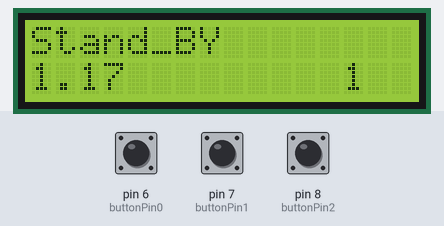
This sketch was run on a simulated Arduino Uno, built with avr-gcc and run on an emulated ATmega328P. Parts: 16×2 character LCD. Inputs (shaded band) come from the test bench; at power-on: pin 6 (buttonPin0) LOW, pin 7 (buttonPin1) LOW, pin 8 (buttonPin2) LOW. EEPROM starts erased; what the sketch prints to the serial monitor is not drawn.

Above: at 1.37 s.
1.4 s: pin 6 (buttonPin0) pulled HIGH for 0.15 s
At 2.6 s:
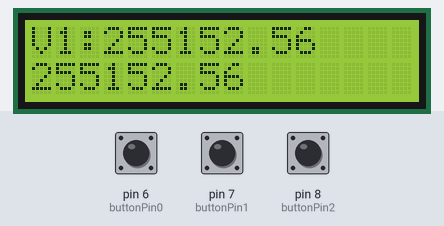
3.0 s: pin 7 (buttonPin1) pulled HIGH for 3.2 s
At 7.3 s:
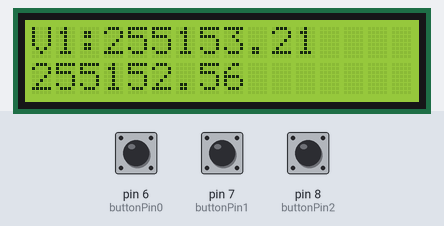
7.7 s: pin 6 (buttonPin0) pulled HIGH for 3.2 s
At 11.5 s:
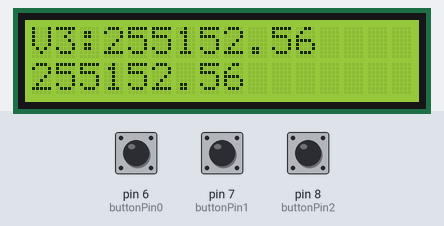
12.4 s: pin 8 (buttonPin2) pulled HIGH for 0.15 s
At 13.1 s:
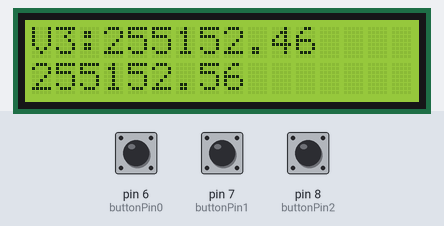
14.0 s: pin 7 (buttonPin1) pulled HIGH for 1 s
At 15.8 s:
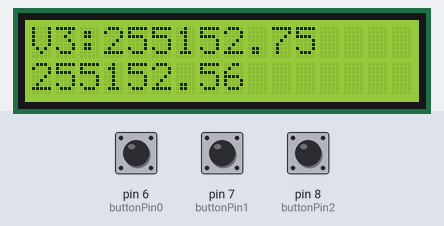
16.5 s: pin 8 (buttonPin2) pulled HIGH for 3.2 s
At 20.6 s:
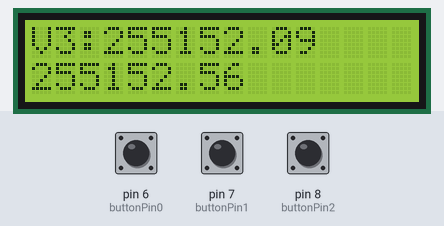
Timing chart, 0 to 22.1 s (numbered marks = the images above; inputs shaded):
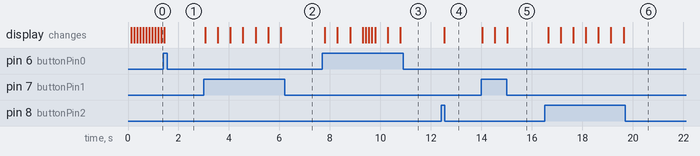

The sketch:

Menu.ino
```cpp
#include <Wire.h>
#include <LiquidCrystal_I2C.h>
LiquidCrystal_I2C lcd(0x3F, 16, 2);
#include <EEPROM.h>

//Botones y menu...........................................INICIALIZACION
const int buttonPin0 = 6;
const int buttonPin1 = 7;
const int buttonPin2 = 8;
int button0State = 6;
int button1State = 7;
int button2State = 8;
int menu = 0;
int acc = 0;
int segundos_menu = 180;                                        //tiempo de espera para volver al menu principal
bool standby = false;
float standby_time;

//Botones y menu...........................................INICIALIZACION
float Tiempo_actual;                                            //tiempo transcurrido
float Tiempo;

//Valores...........................................INICIALIZACION
float Valor_1 = 0.0;
float Valor_1_comp;
long Valor_1_comp_long;
float Valor_2 = 0.0;
float Valor_2_comp;
long Valor_2_comp_long;
float Valor_3 = 0.0;
float Valor_3_comp;
long Valor_3_comp_long;
float Valor_4 = 0.0;
float Valor_4_comp;
long Valor_4_comp_long;

int Valor_1_mil;
int Valor_1_cen;
int Valor_1_dec;
int Valor_1_uni;
int Valor_1_ddec;
int Valor_1_duni;

int Valor_2_mil;
int Valor_2_cen;
int Valor_2_dec;
int Valor_2_uni;
int Valor_2_ddec;
int Valor_2_duni;

int Valor_3_mil;
int Valor_3_cen;
int Valor_3_dec;
int Valor_3_uni;
int Valor_3_ddec;
int Valor_3_duni;

int Valor_4_mil;
int Valor_4_cen;
int Valor_4_dec;
int Valor_4_uni;
int Valor_4_ddec;
int Valor_4_duni;

void setup() {
  Serial.begin(9600);

  pinMode(buttonPin0, INPUT);
  pinMode(buttonPin1, INPUT);
  pinMode(buttonPin2, INPUT);

  lcd.init();
  lcd.home ();
  lcd.print("Menu");
  lcd.setBacklight(HIGH);

  Valor_1_mil = EEPROM.read(0);
  Valor_1_cen = EEPROM.read(1);
  Valor_1_dec = EEPROM.read(2);
  Valor_1_uni = EEPROM.read(3);
  Valor_1_ddec = EEPROM.read(4);
  Valor_1_duni = EEPROM.read(5);
  Valor_1 = float((Valor_1_mil * 100000) + (Valor_1_cen * 10000) + (Valor_1_dec * 1000) + (Valor_1_uni * 100) + (Valor_1_ddec * 10) + Valor_1_duni);
  Valor_1 = Valor_1 / 100.0;
  Serial.print("Cargado:");
  Serial.print(Valor_1);
  Serial.println(" en V1");

  Valor_2_mil = EEPROM.read(6);
  Valor_2_cen = EEPROM.read(7);
  Valor_2_dec = EEPROM.read(8);
  Valor_2_uni = EEPROM.read(9);
  Valor_2_ddec = EEPROM.read(10);
  Valor_2_duni = EEPROM.read(11);
  Valor_2 = float((Valor_2_mil * 100000) + (Valor_2_cen * 10000) + (Valor_2_dec * 1000) + (Valor_2_uni * 100) + (Valor_2_ddec * 10) + Valor_2_duni);
  Valor_2 = Valor_2 / 100.0;
  Serial.print("Cargado:");
  Serial.print(Valor_2);
  Serial.println(" en V2");

  Valor_3_mil = EEPROM.read(12);
  Valor_3_cen = EEPROM.read(13);
  Valor_3_dec = EEPROM.read(14);
  Valor_3_uni = EEPROM.read(15);
  Valor_3_ddec = EEPROM.read(16);
  Valor_3_duni = EEPROM.read(17);
  Valor_3 = float((Valor_3_mil * 100000) + (Valor_3_cen * 10000) + (Valor_3_dec * 1000) + (Valor_3_uni * 100) + (Valor_3_ddec * 10) + Valor_3_duni);
  Valor_3 = Valor_3 / 100.0;
  Serial.print("Cargado:");
  Serial.print(Valor_3);
  Serial.println(" en V3");

  Valor_4_mil = EEPROM.read(18);
  Valor_4_cen = EEPROM.read(19);
  Valor_4_dec = EEPROM.read(20);
  Valor_4_uni = EEPROM.read(21);
  Valor_4_ddec = EEPROM.read(22);
  Valor_4_duni = EEPROM.read(23);
  Valor_4 = float((Valor_4_mil * 100000) + (Valor_4_cen * 10000) + (Valor_4_dec * 1000) + (Valor_4_uni * 100) + (Valor_4_ddec * 10) + Valor_4_duni);
  Valor_4 = Valor_4 / 100.0;
  Serial.print("Cargado:");
  Serial.print(Valor_4);
  Serial.println(" en V4");

  Valor_1_comp = Valor_1;
  Valor_2_comp = Valor_2;
  Valor_3_comp = Valor_3;
  Valor_4_comp = Valor_4;

  // TIMER 2 for interrupt frequency 20 Hz:
  TCCR2A = 0;
  TCCR2B = 0;
  TCNT2  = 0;
  OCR2A = 12499;
  TCCR2B |= (1 << WGM21);
  TCCR2B |= (0 << CS22) | (1 << CS21) | (1 << CS20);
  TIMSK2 |= (1 << OCIE2A);

}

//Interrupcion 1 Segundo..................................OPERATIVO
ISR(TIMER2_COMPA_vect) {
  Tiempo = Tiempo + 0.05;
  if (standby == true) {
    standby_time = standby_time + 0.05;
  }
  Tiempo_actual = Tiempo / 100;
  acc = int(Tiempo_actual);

  if (standby_time >= 40.0) {
    standby_time = 0.0;
    standby = false;
  }

    if (acc >= segundos_menu) {
    Tiempo = 0.0;
    menu = 0;
  }

}


void loop() {
  //Boton.....................................................OPERATIVO
  button0State = digitalRead(buttonPin0);
  button1State = digitalRead(buttonPin1);
  button2State = digitalRead(buttonPin2);
  if (standby == false) {
    if (button0State == HIGH) {
      menu = menu + 1;
      lcd.clear ();
      standby = true;
      Tiempo = 0.0;
    }

    if (button1State == HIGH) {
      if (menu == 1) {
        Valor_1_comp = Valor_1_comp + 0.1;
      }
      if (menu == 2) {
        Valor_2_comp = Valor_2_comp + 0.1;
      }
      if (menu == 3) {
        Valor_3_comp = Valor_3_comp + 0.1;
      }
      if (menu == 4) {
        Valor_4_comp = Valor_4_comp + 0.1;
      }
      standby = true;
    }
    if (button2State == HIGH) {
      if (menu == 1) {
        Valor_1_comp = Valor_1_comp - 0.1;
      }
      if (menu == 2) {
        Valor_2_comp = Valor_2_comp - 0.1;
      }
      if (menu == 3) {
        Valor_3_comp = Valor_3_comp - 0.1;
      }
      if (menu == 4) {
        Valor_4_comp = Valor_4_comp - 0.1;
      }
      standby = true;
    }
    if (menu == 5) {
      menu = 0;

      if (Valor_1_comp != Valor_1) {
        Valor_1 = Valor_1_comp;                                             //Conversion de dato, se separan ls digitos y se guardan cada uno en un registro de eeprom
        Valor_1_comp_long = long(Valor_1 * 100);
        Valor_1_mil = (Valor_1_comp_long) / 100000;
        Valor_1_cen = ((Valor_1_comp_long) % 100000) / 10000;
        Valor_1_dec = ((Valor_1_comp_long) % 10000) / 1000;
        Valor_1_uni = ((Valor_1_comp_long) % 1000) / 100;
        Valor_1_ddec = ((Valor_1_comp_long) % 100) / 10;
        Valor_1_duni = (Valor_1_comp_long) % 10;
        EEPROM.write(0, Valor_1_mil);
        EEPROM.write(1, Valor_1_cen);
        EEPROM.write(2, Valor_1_dec);
        EEPROM.write(3, Valor_1_uni);
        EEPROM.write(4, Valor_1_ddec);
        EEPROM.write(5, Valor_1_duni);
        Serial.println("Salvado... V1");
      }
      if (Valor_2_comp != Valor_2) {
        Valor_2 = Valor_2_comp;
        Valor_2_comp_long = long(Valor_2 * 100);
        Valor_2_mil = (Valor_2_comp_long) / 100000;
        Valor_2_cen = ((Valor_2_comp_long) % 100000) / 10000;
        Valor_2_dec = ((Valor_2_comp_long) % 10000) / 1000;
        Valor_2_uni = ((Valor_2_comp_long) % 1000) / 100;
        Valor_2_ddec = ((Valor_2_comp_long) % 100) / 10;
        Valor_2_duni = (Valor_2_comp_long) % 10;
        EEPROM.write(6, Valor_2_mil);
        EEPROM.write(7, Valor_2_cen);
        EEPROM.write(8, Valor_2_dec);
        EEPROM.write(9, Valor_2_uni);
        EEPROM.write(10, Valor_2_ddec);
        EEPROM.write(11, Valor_2_duni);
        Serial.println("Salvado... V2");
      }
      if (Valor_3_comp != Valor_3) {
        Valor_3 = Valor_3_comp;
        Valor_3_comp_long = long(Valor_3 * 100);
        Valor_3_mil = (Valor_3_comp_long) / 100000;
        Valor_3_cen = ((Valor_3_comp_long) % 100000) / 10000;
        Valor_3_dec = ((Valor_3_comp_long) % 10000) / 1000;
        Valor_3_uni = ((Valor_3_comp_long) % 1000) / 100;
        Valor_3_ddec = ((Valor_3_comp_long) % 100) / 10;
        Valor_3_duni = (Valor_3_comp_long) % 10;
        EEPROM.write(12, Valor_3_mil);
        EEPROM.write(13, Valor_3_cen);
        EEPROM.write(14, Valor_3_dec);
        EEPROM.write(15, Valor_3_uni);
        EEPROM.write(16, Valor_3_ddec);
        EEPROM.write(17, Valor_3_duni);
        Serial.println("Salvado... V3");
      }
      if (Valor_4_comp != Valor_4) {
        Valor_4 = Valor_4_comp;
        Valor_4_comp_long = long(Valor_4 * 100);
        Valor_4_mil = (Valor_4_comp_long) / 100000;
        Valor_4_cen = ((Valor_4_comp_long) % 100000) / 10000;
        Valor_4_dec = ((Valor_4_comp_long) % 10000) / 1000;
        Valor_4_uni = ((Valor_4_comp_long) % 1000) / 100;
        Valor_4_ddec = ((Valor_4_comp_long) % 100) / 10;
        Valor_4_duni = (Valor_4_comp_long) % 10;
        EEPROM.write(18, Valor_4_mil);
        EEPROM.write(19, Valor_4_cen);
        EEPROM.write(20, Valor_4_dec);
        EEPROM.write(21, Valor_4_uni);
        EEPROM.write(22, Valor_4_ddec);
        EEPROM.write(23, Valor_4_duni);
        Serial.println("Salvado... V4");
      }
    }
  }


  //LCD.....................................................OPERATIVO
  //Menu_0
  if (menu == 0) {
    lcd.home ();
    lcd.print("Stand_BY");
    lcd.setCursor ( 0, 1 );
    lcd.print(Tiempo_actual, 2);
    lcd.setCursor ( 13, 1 );
    lcd.print(acc);
    lcd.print("  ");
  }
  //Menu_1
  if (menu == 1) {
    lcd.home ();
    lcd.print("V1:");
    lcd.print(Valor_1_comp, 2);
    lcd.setCursor ( 0, 1 );
    lcd.print(Valor_1, 2);
  }
  //Menu_2
  if (menu == 2) {
    lcd.home ();
    lcd.print("V2:");
    lcd.print(Valor_2_comp, 2);
    lcd.setCursor ( 0, 1 );
    lcd.print(Valor_2, 2);
  }
  //Menu_3
  if (menu == 3) {
    lcd.home ();
    lcd.print("V3:");
    lcd.print(Valor_3_comp, 2);
    lcd.setCursor ( 0, 1 );
    lcd.print(Valor_3, 2);
  }
  //Menu_4
  if (menu == 4) {
    lcd.home ();
    lcd.print("V4:");
    lcd.print(Valor_4_comp, 2);
    lcd.setCursor ( 0, 1 );
    lcd.print(Valor_4, 2);
  }
  if (menu == 5) {
    lcd.home ();
    lcd.clear ();
    lcd.print("Guardando ");
    lcd.print(menu);
  }
  delay(100);
  //PROGRAMA PRINCIPAL.....................................................OPERATIVO

}
```

Measured:
- after the input at 1.4 s, the display: changes at once (image 1)
- after the input at 3.0 s, the display: first changes after 0.06 s (image 2 shows a later state)
- after the input at 7.7 s, the display: first changes after 0.09 s (image 3 shows a later state)
- after the input at 12.4 s, the display: changes after 0.13 s (image 4)
- after the input at 14.0 s, the display: first changes at once (image 5 shows a later state)
- after the input at 16.5 s, the display: first changes after 0.14 s (image 6 shows a later state)
